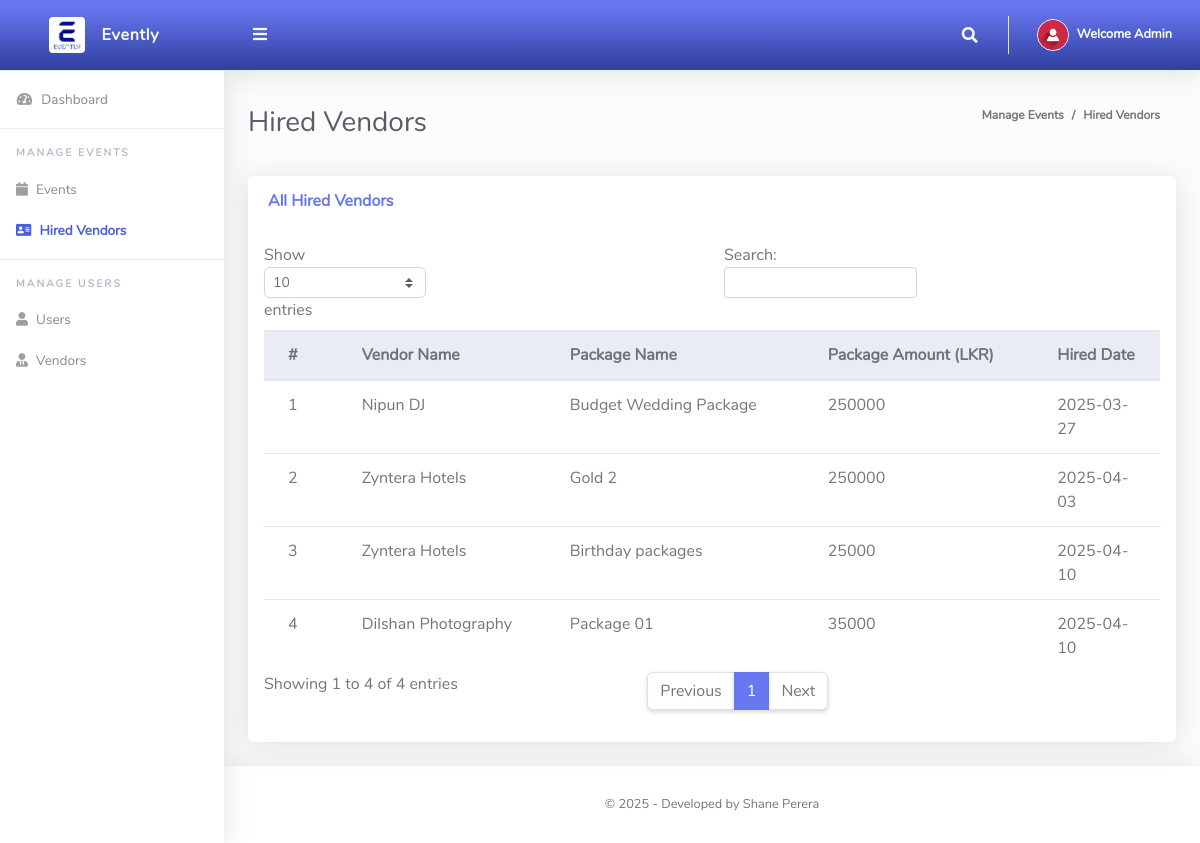
/Admin/HiredVendors.php (signed in), run on the app's committed database.
### tables this page shows
CREATE TABLE `allusers` (
  `ID` int(200) NOT NULL,
  `Firstname` varchar(200) NOT NULL,
  `Lastname` varchar(200) NOT NULL,
  `Email` varchar(200) NOT NULL,
  `Phone` int(200) NOT NULL,
  `ProfilePic` varchar(200) NOT NULL,
  `Address` varchar(200) NOT NULL,
  `Postalcode` int(200) NOT NULL,
  `Vendortype` varchar(200) NOT NULL,
  `Userrole` varchar(200) NOT NULL,
  `Password` varchar(200) NOT NULL
);

CREATE TABLE `hiredvendors` (
  `ID` int(200) NOT NULL,
  `Packagename` varchar(200) NOT NULL,
  `Packagetype` varchar(200) NOT NULL,
  `Packageamount` int(200) NOT NULL,
  `HiredDate` date NOT NULL,
  `PackageID` int(200) NOT NULL,
  `UserID` int(200) NOT NULL,
  `VendorID` int(200) NOT NULL,
  `EventID` int(200) NOT NULL,
  `Status` varchar(200) NOT NULL,
  `PaymentStatus` varchar(200) NOT NULL,
  `PaidAmount` int(200) NOT NULL
);

### Admin/HiredVendors.php (the view, shortened to what this page needs)
<?php
include '../Includes/dbcon.php';
?>
<!DOCTYPE html>
<html lang="en">
<head>
  <link href="../vendor/fontawesome-free/css/all.min.css" rel="stylesheet" type="text/css">
  <link href="../vendor/bootstrap/css/bootstrap.min.css" rel="stylesheet" type="text/css">
  <link href="css/ruang-admin.min.css" rel="stylesheet">
</head>
<body id="page-top">
  <div id="wrapper">
      <?php include "Includes/sidebar.php";?>
    <div id="content-wrapper" class="d-flex flex-column">
      <div id="content">
       <?php include "Includes/topbar.php";?>
        <div class="container-fluid" id="container-wrapper">
          <div class="d-sm-flex align-items-center justify-content-between mb-4">
            <h1 class="h3 mb-0 text-gray-800">Hired Vendors</h1>
            <ol class="breadcrumb">
              <li class="breadcrumb-item">Manage Events</li>
              <li class="breadcrumb-item active" aria-current="page">Hired Vendors</li>
            </ol>
          </div>
          <div class="row">
            <div class="col-lg-12">
                 <div class="row">
              <div class="col-lg-12">
              <div class="card mb-4">
                <div class="card-header py-3 d-flex flex-row align-items-center justify-content-between">
                  <h6 class="m-0 font-weight-bold text-primary">All Hired Vendors</h6>
                </div>
                <div class="table-responsive p-3">
                  <table class="table align-items-center table-flush table-hover" id="dataTableHover">
                    <thead class="thead-light">
                      <tr>
                        <th>#</th>
                        <th>Vendor Name</th>
                        <th>Package Name</th>
                        <th>Package Amount (LKR)</th>
                        <th>Hired Date</th>
                      </tr>
                    </thead>
                    <tbody>
                  <?php
                      $query = "SELECT hv.*, au.Firstname, au.Lastname
                                FROM hiredvendors hv
                                JOIN allusers au ON hv.VendorID = au.ID
                                WHERE hv.Status = 'accepted'";
                      $rs = $conn->query($query);
                      $num = $rs->num_rows;
                      $sn=0;
                      if($num > 0)
                      {
                        while ($rows = $rs->fetch_assoc())
                          {
                             $sn = $sn + 1;
                            echo"
                              <tr>
                                <td>".$sn."</td>
                                <td>".$rows['Firstname']." ".$rows['Lastname']."</td>
                                <td>".$rows['Packagename']."</td>
                                <td>".$rows['Packageamount']."</td>
                                <td>".$rows['HiredDate']."</td>
                              </tr>";
                          }
                      }
                      else
                      {
                           echo
                           "<div class='alert alert-danger' role='alert'>
                            No Record Found!
                            </div>";
                      }
                      ?>
                    </tbody>
                  </table>
                </div>
              </div>
            </div>
            </div>
          </div>
        </div>
      </div>
       <?php include "Includes/footer.php";?>
    </div>
  </div>
</body>
</html>

### Admin/Includes/topbar.php (shortened to what this page needs)
<?php
  $query = "SELECT * FROM allusers WHERE ID = ".$_SESSION['userId']."";
  $rs = $conn->query($query);
  $rows = $rs->fetch_assoc();
  $fullName = $rows['Firstname']." ".$rows['Lastname'];
?>
<nav class="navbar navbar-expand navbar-light bg-gradient-primary topbar mb-4 static-top">
          <button id="sidebarToggleTop" class="btn btn-link rounded-circle mr-3">
            <i class="fa fa-bars"></i>
          </button>
          <ul class="navbar-nav ml-auto">
            <li class="nav-item dropdown no-arrow">
              <a class="nav-link dropdown-toggle" href="#" id="searchDropdown" role="button" data-toggle="dropdown"
                aria-haspopup="true" aria-expanded="false">
                <i class="fas fa-search fa-fw"></i>
              </a>
            </li>
            <li class="nav-item dropdown no-arrow">
              <a class="nav-link dropdown-toggle" href="#" id="userDropdown" role="button" data-toggle="dropdown"
                aria-haspopup="true" aria-expanded="false">
                <img class="img-profile rounded-circle" src="img/user-icn.png" style="max-width: 60px">
                <span class="ml-2 d-none d-lg-inline text-white small"><b>Welcome <?php echo $fullName;?></b></span>
              </a>
            </li>
          </ul>
        </nav>

### data on the page
allusers: fullName "Admin"
hiredvendors: allusers.Firstname "Nipun", allusers.Lastname "DJ", Packagename "Budget Wedding Package", Packageamount "250000", HiredDate "2025-03-27"
hiredvendors: allusers.Firstname "Zyntera", allusers.Lastname "Hotels", Packagename "Gold 2", Packageamount "250000", HiredDate "2025-04-03"
hiredvendors: allusers.Firstname "Zyntera", allusers.Lastname "Hotels", Packagename "Birthday packages", Packageamount "25000", HiredDate "2025-04-10"
hiredvendors: allusers.Firstname "Dilshan", allusers.Lastname "Photography", Packagename "Package 01", Packageamount "35000", HiredDate "2025-04-10"
